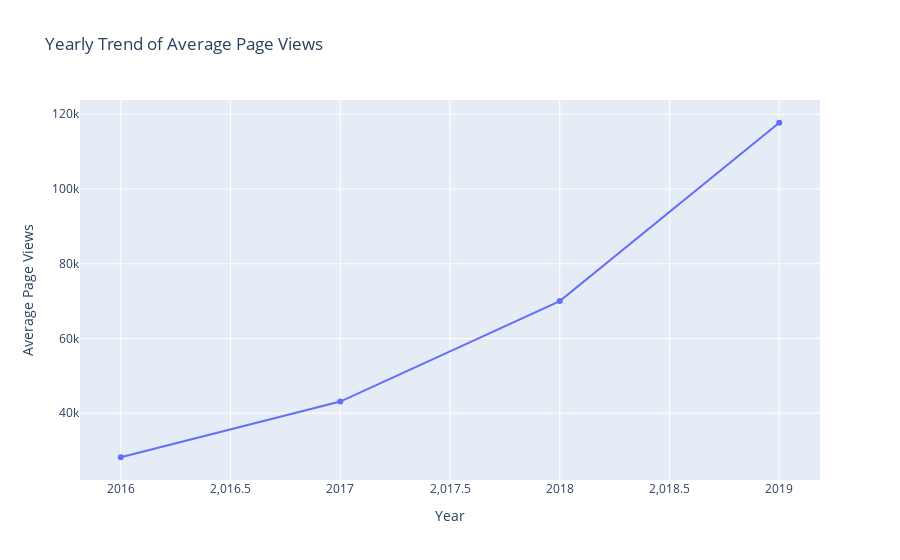
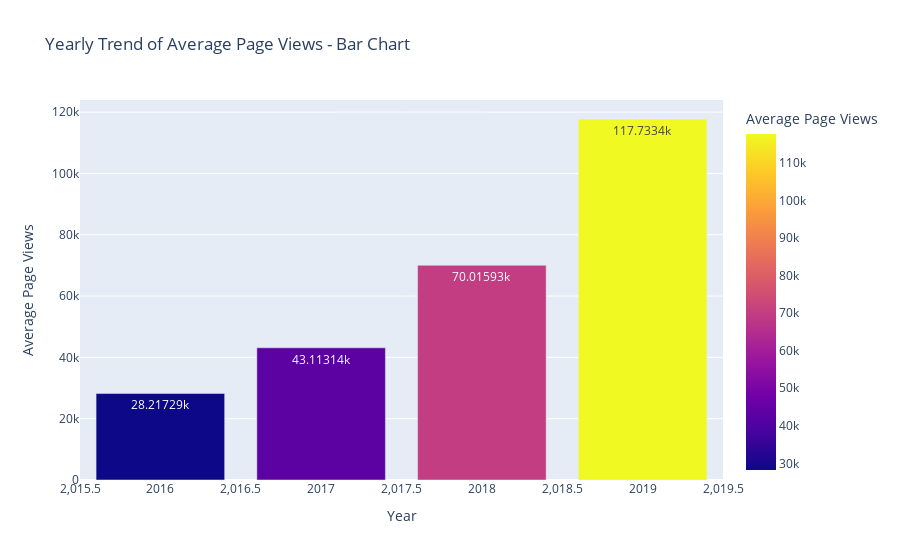

Notebook source saved alongside these figures, in order:
### Code cell
import pandas as pd
import plotly.express as px

# Copy the original data
df_yearly = df.copy()

# Extract the year from the index
df_yearly['year'] = pd.DatetimeIndex(df_yearly.index).year

# Group by 'year' to calculate average page views per year
yearly_avg = df_yearly.groupby('year')['value'].mean().reset_index()

# Create a line chart for yearly trend using Plotly Express
fig = px.line(yearly_avg, 
              x='year', 
              y='value',
              markers=True,  # Add data points as markers on the line
              labels={'year': 'Year', 'value': 'Average Page Views'},
              title='Yearly Trend of Average Page Views')

# Show the chart
fig.show()

# Optionally, create a bar chart for the same data
fig_bar = px.bar(yearly_avg,
                 x='year',
                 y='value',
                 labels={'year': 'Year', 'value': 'Average Page Views'},
                 title='Yearly Trend of Average Page Views - Bar Chart',
                 color='value',  # Use value for color scaling
                 text_auto=True)  # Add text labels on bars

# Show bar chart
fig_bar.show()

### Figure 1 — Plotly figure (JSON) as saved in the notebook; plotly's stock layout.template omitted (floating-point values rounded to 4 significant figures)
{"data": [{"hovertemplate": "Year=%{x}<br>Average Page Views=%{y}<extra></extra>", "legendgroup": "", "line": {"color": "#636efa", "dash": "solid"}, "marker": {"symbol": "circle"}, "mode": "lines+markers", "name": "", "orientation": "v", "showlegend": false, "type": "scatter", "x": [2016, 2017, 2018, 2019], "xaxis": "x", "y": [28220.0, 43110.0, 70020.0, 117700.0], "yaxis": "y"}], "layout": {"autosize": true, "legend": {"tracegroupgap": 0}, "title": {"text": "Yearly Trend of Average Page Views"}, "xaxis": {"anchor": "y", "autorange": true, "domain": [0, 1], "range": [2016.0, 2019.0], "title": {"text": "Year"}, "type": "linear"}, "yaxis": {"anchor": "x", "autorange": true, "domain": [0, 1], "range": [20830.0, 125100.0], "title": {"text": "Average Page Views"}, "type": "linear"}}}

### Figure 2 — Plotly figure (JSON) as saved in the notebook; plotly's stock layout.template omitted (floating-point values rounded to 4 significant figures)
{"data": [{"alignmentgroup": "True", "hovertemplate": "Year=%{x}<br>Average Page Views=%{marker.color}<extra></extra>", "legendgroup": "", "marker": {"color": [28220.0, 43110.0, 70020.0, 117700.0], "coloraxis": "coloraxis", "pattern": {"shape": ""}}, "name": "", "offsetgroup": "", "orientation": "v", "showlegend": false, "textposition": "auto", "texttemplate": "%{y}", "type": "bar", "x": [2016, 2017, 2018, 2019], "xaxis": "x", "y": [28220.0, 43110.0, 70020.0, 117700.0], "yaxis": "y"}], "layout": {"autosize": true, "barmode": "relative", "coloraxis": {"colorbar": {"title": {"text": "Average Page Views"}}, "colorscale": [[0, "#0d0887"], [0.1111, "#46039f"], [0.2222, "#7201a8"], [0.3333, "#9c179e"], [0.4444, "#bd3786"], [0.5556, "#d8576b"], [0.6667, "#ed7953"], [0.7778, "#fb9f3a"], [0.8889, "#fdca26"], [1, "#f0f921"]]}, "legend": {"tracegroupgap": 0}, "title": {"text": "Yearly Trend of Average Page Views - Bar Chart"}, "xaxis": {"anchor": "y", "autorange": true, "domain": [0, 1], "range": [2016.0, 2020.0], "title": {"text": "Year"}, "type": "linear"}, "yaxis": {"anchor": "x", "autorange": true, "domain": [0, 1], "range": [0, 123900.0], "title": {"text": "Average Page Views"}, "type": "linear"}}}
